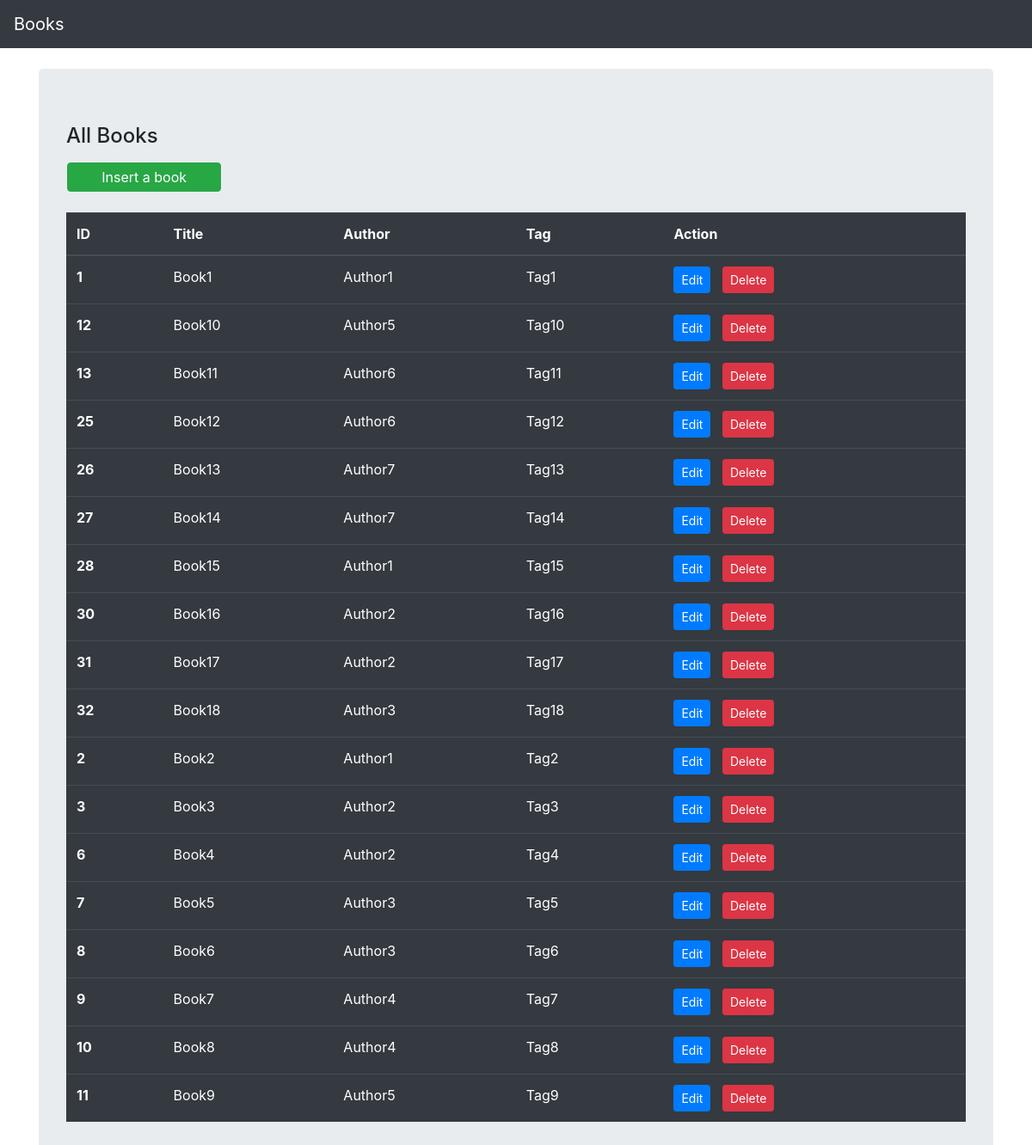
The page / on the database its author committed.
### tables this page shows
CREATE TABLE IF NOT EXISTS `books` (
  `id` int(11) NOT NULL AUTO_INCREMENT,
  `title` varchar(32) NOT NULL,
  `author_id` int,
  `tag` text NOT NULL,
  PRIMARY KEY (`id`)
);

CREATE TABLE IF NOT EXISTS `authors` (
    `id` int(11) NOT NULL AUTO_INCREMENT,
    `author` varchar(256) NOT NULL,
    PRIMARY KEY (`id`)
  );

### models/books.php (called while the page is built, shortened)
<?php
class Book
{
    private $conn;
    private $table_name = "books";
    public function __construct($db)
    {
        $this->conn = $db;
    }
    function readAll()
    {
        $query = " SELECT * FROM
            " . $this->table_name . "
           ORDER BY
           tag ASC";
        $stmt = $this->conn->prepare($query);
        $stmt->execute();
        return $stmt;
    }
}

### models/authors.php (called while the page is built, shortened)
<?php
class Author
{
    private $conn;
    private $table_name = "authors";
    public $id;
    public function __construct($db)
    {
        $this->conn = $db;
    }
    function readName()
    {
        $query = "SELECT author FROM " . $this->table_name . " WHERE id = ? limit 0,1   ";
        $stmt = $this->conn->prepare($query);
        $stmt->bindParam(1, $this->id);
        $stmt->execute();
        $row = $stmt->fetch(PDO::FETCH_ASSOC);
        $this->author = $row['author'];
    }
}

### index.php (the view, shortened to what this page needs)
<?php
include_once 'models/books.php';
include_once 'models/authors.php';
$database = new Database();
$db = $database->getConnection();
$book = new Book($db);
$author = new Author($db);
?>
<!DOCTYPE html>
<html lang="en">
<head>
    <link rel="stylesheet" href="https://stackpath.bootstrapcdn.com/bootstrap/4.3.1/css/bootstrap.min.css">
</head>
<body>
    <nav class="navbar navbar-expand-lg navbar-dark bg-dark">
        <a class="navbar-brand" href="index.php">Books</a>
    </nav>
    <div class="container mt-4">
        <div class="row">
            <div class="col-lg-12">
                <div class="jumbotron">
                    <div class="row">
                        <h4 class="col-12 mb-3">All Books</h4>
                        <a type="submit" class="btn btn-success col-2 mb-4 ml-3 p-1" href="create.php">Insert a book</a>
                    </div>
                    <table class="table table-dark">
                        <thead>
                            <tr>
                                <th scope="col">ID</th>
                                <th scope="col">Title</th>
                                <th scope="col">Author</th>
                                <th scope="col">Tag</th>
                                <th scope="col">Action</th>
                            </tr>
                        </thead>
                        <tbody>
                            <?php
                            $books = $book->readAll();
                            foreach ($books as $row) :  ?>
                                <tr>
                                    <th scope="row"><?php echo $row['id']; ?></th>
                                    <td><?php echo $row['title']; ?></td>
                                    <?php echo "<td>";
                                        $author->id = $row['author_id'];
                                        $author->readName();
                                        echo $author->author;
                                        echo "</td>";
                                        ?>
                                    <td><?php echo $row['tag']; ?></td>
                                    <td><a class="btn btn-sm btn-primary" href="edit.php?id=<?php echo $row['id']; ?>">Edit</a> &nbsp; <a class="btn btn-sm btn-danger" href="delete.php?id=<?php echo $row['id'] ?>">Delete</a></td>
                                </tr>
                            <?php endforeach; ?>
                        </tbody>
                    </table>
                </div>
            </div>
        </div>
    </div>
</body>
</html>

### rows shown on the page
books: id "1", title "Book1", author.author "Author1", tag "Tag1"
books: id "12", title "Book10", author.author "Author5", tag "Tag10"
books: id "13", title "Book11", author.author "Author6", tag "Tag11"
books: id "25", title "Book12", author.author "Author6", tag "Tag12"
books: id "26", title "Book13", author.author "Author7", tag "Tag13"
books: id "27", title "Book14", author.author "Author7", tag "Tag14"
books: id "28", title "Book15", author.author "Author1", tag "Tag15"
books: id "30", title "Book16", author.author "Author2", tag "Tag16"
books: id "31", title "Book17", author.author "Author2", tag "Tag17"
books: id "32", title "Book18", author.author "Author3", tag "Tag18"
books: id "2", title "Book2", author.author "Author1", tag "Tag2"
books: id "3", title "Book3", author.author "Author2", tag "Tag3"
books: id "6", title "Book4", author.author "Author2", tag "Tag4"
books: id "7", title "Book5", author.author "Author3", tag "Tag5"
books: id "8", title "Book6", author.author "Author3", tag "Tag6"
books: id "9", title "Book7", author.author "Author4", tag "Tag7"
books: id "10", title "Book8", author.author "Author4", tag "Tag8"
books: id "11", title "Book9", author.author "Author5", tag "Tag9"
